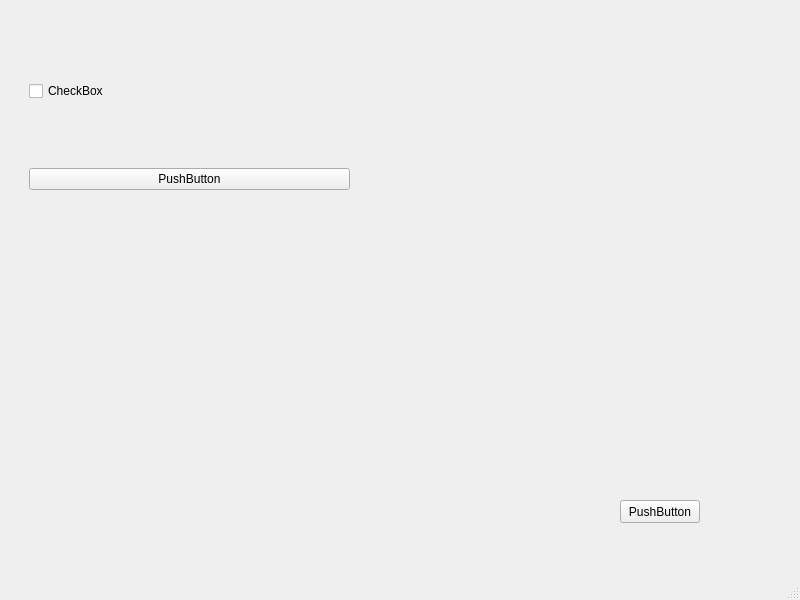
<?xml version="1.0" encoding="UTF-8"?>
<ui version="4.0">
 <class>MainWindow</class>
 <widget class="QMainWindow" name="MainWindow">
  <property name="geometry">
   <rect>
    <x>0</x>
    <y>0</y>
    <width>800</width>
    <height>600</height>
   </rect>
  </property>
  <property name="windowTitle">
   <string>MainWindow</string>
  </property>
  <widget class="QWidget" name="centralwidget">
   <widget class="QPushButton" name="pushButton">
    <property name="geometry">
     <rect>
      <x>620</x>
      <y>500</y>
      <width>80</width>
      <height>23</height>
     </rect>
    </property>
    <property name="text">
     <string>PushButton</string>
    </property>
   </widget>
   <widget class="QWidget" name="gridLayoutWidget">
    <property name="geometry">
     <rect>
      <x>29</x>
      <y>20</y>
      <width>321</width>
      <height>231</height>
     </rect>
    </property>
    <layout class="QGridLayout" name="gridLayout">
     <item row="0" column="0">
      <widget class="QCheckBox" name="checkBox">
       <property name="text">
        <string>CheckBox</string>
       </property>
      </widget>
     </item>
     <item row="1" column="0">
      <widget class="QPushButton" name="pushButton_2">
       <property name="text">
        <string>PushButton</string>
       </property>
      </widget>
     </item>
    </layout>
   </widget>
  </widget>
  <widget class="QMenuBar" name="menubar">
   <property name="geometry">
    <rect>
     <x>0</x>
     <y>0</y>
     <width>800</width>
     <height>20</height>
    </rect>
   </property>
  </widget>
  <widget class="QStatusBar" name="statusbar"/>
 </widget>
 <resources/>
 <connections/>
</ui>
